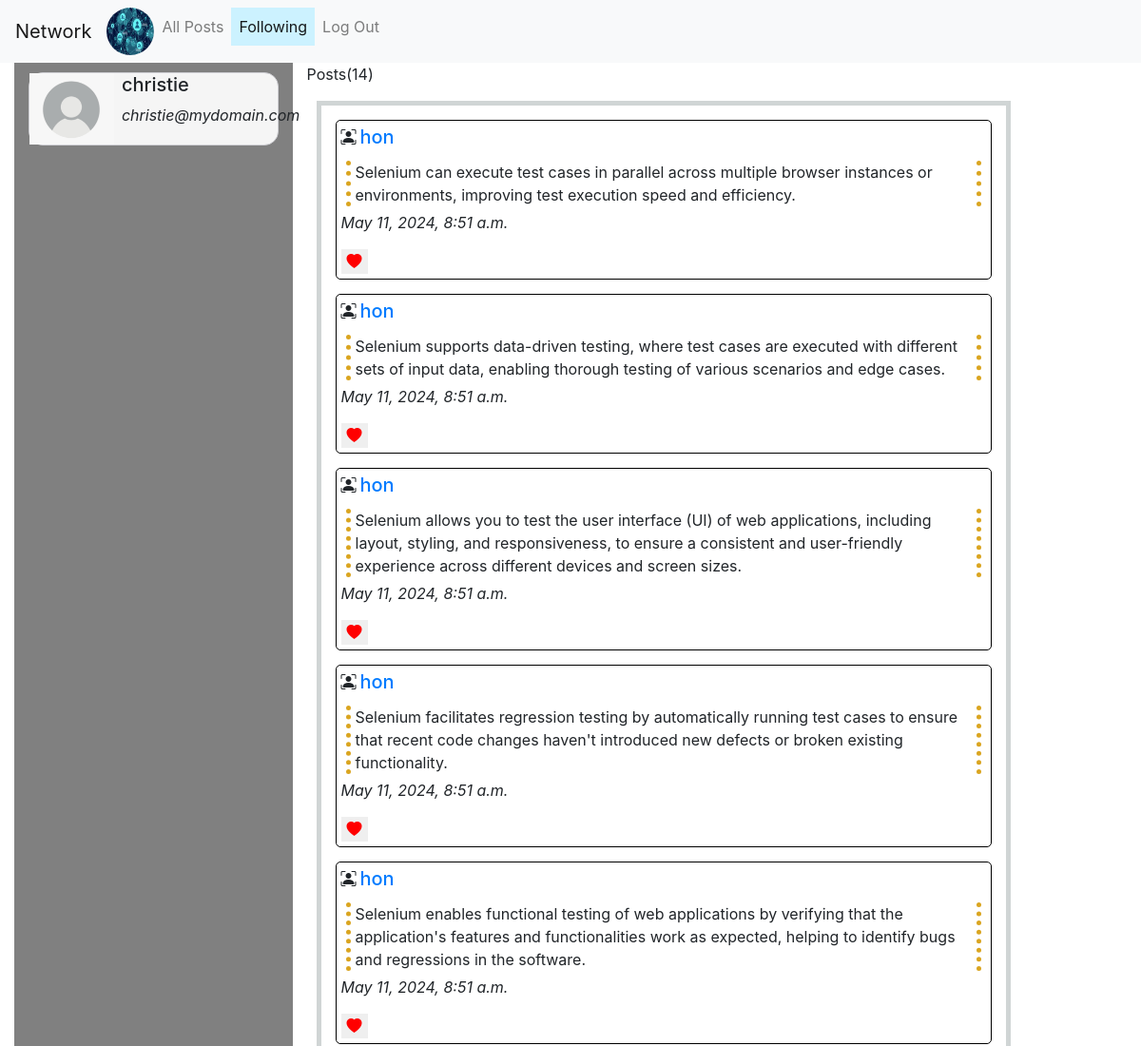
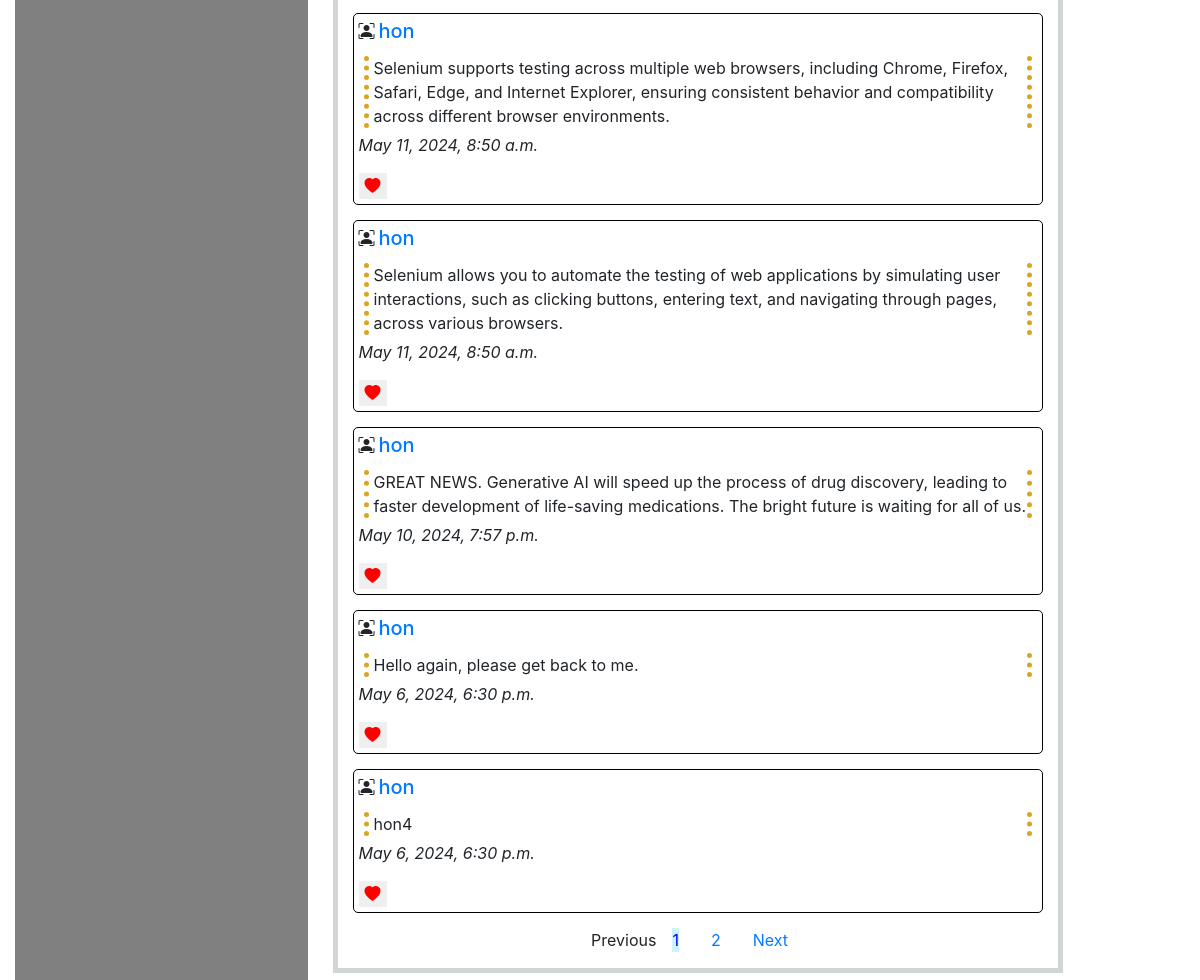
The app's page /following (signed in) with its own data (2 pictures, top to bottom).
### network/models.py (models this page shows)
class User(AbstractUser):
    pass

class Post(models.Model):
    poster=models.ForeignKey(User,on_delete=models.CASCADE,related_name="posts")
    content=models.TextField()
    timestamp=models.DateTimeField(auto_now_add=True)

### network/views.py (the view)
# urls.py: path('following',views.following,name="following"),
def following(request):
    if request.user.is_authenticated:
        all_users_i_follow = User.objects.filter(followers__follower=request.user)
        all_users_posts=[]
        all_users_posts=Post.objects.filter(poster__in=all_users_i_follow)
        post_counts=len(all_users_posts)
        all_users_posts=all_users_posts.order_by('-timestamp')
        logging.debug(f'all_users_posts::{all_users_posts}')
        paginator = Paginator(all_users_posts, 10)
        page = request.GET.get('page', 1)
        try:
            all_users_posts = paginator.page(page)
        except PageNotAnInteger:
            all_users_posts = paginator.page(1)
        except EmptyPage:
            all_users_posts = paginator.page(paginator.num_pages)
    return render(request,'network/following.html',{'posts':all_users_posts,'post_counts':post_counts})

### network/templates/network/following.html (shortened to what this page needs)
{% extends "network/layout.html" %} {%block title%}
{% load static %}Following Page{%endblock%}
{%block body %}
<div class="following-container row">
<div class="col-3 left">
   {%if request.user.is_authenticated %}
      <div class="d-flex person">
         <img src="{% static 'network/images/person.png' %}" alt='person' width="90" height="75" />
         <div class="sub-person ml-2">
            <h5>{{request.user.username}}</h5>
            <p><i>{{request.user.email}}</i></p>
         </div>
      </div>
      {%else%}
      <p>You're not logged in.</p>
   {% endif %}
</div>
<div class="col-8">
   {%if post_counts%}
   <p>Posts({{ post_counts}})</p>
   {%else%}
   <h5 class="mt-4 justify-content-center">You are currently not following any posters.</h5>
   {%endif%}
{%if posts%}
<div class="new-post">
   {%for post in posts%}
   <div class="sub-new-post">
      <div class="d-flex">
         <i class="bi bi-person-bounding-box"></i><h5 class="mx-1"><a href="{% url 'profile' post.poster.id %}">{{post.poster.username}}</a></h5>
      </div>
      <p class="original">{{post.content}}</p>
      <p><i>{{post.timestamp}}</i></p>
      <div class="like">
         <button type="button" data-post-id="{{ post.id }}" class="like-btn liked" id="btnLike">
         <i class="bi bi-heart-fill heart" id="heart-icon-{{ post.id }}"></i>
       </button>
     </div>
   </div>
   {%endfor%}
   <div class="pagination-container">
      {% if posts.has_other_pages %}
        <ul class="pagination justify-content-center">
        {% if posts.has_previous %}
          <li class="mx-3"><a href="?page={{ posts.previous_page_number }}">Previous</a></li>
        {% else %}
          <li class="disabled class="mx-3""><span>Previous</span></li>
        {% endif %}
        {% for i in posts.paginator.page_range %}
          {% if posts.number == i %}
            <li class="active mx-3"><span>{{ i }} <span class="sr-only">(current)</span></span></li>
          {% else %}
            <li class="mx-3"><a href="?page={{ i }}">{{ i }}</a></li>
          {% endif %}
        {% endfor %}
        {% if posts.has_next %}
          <li class="mx-3"><a href="?page={{ posts.next_page_number }}">Next</a></li>
        {% else %}
          <li class="disabled mx-3"><span>Next</span></li>
        {% endif %}
        </ul>
     {% endif %}
        </div>
  </div>
{%endif%}
</div>
</div>
{%endblock%}

### network/static/network/styles.css (style rules this page uses)
body { width: 100%; padding:0; margin: auto; box-sizing: border-box; max-width: 1300px; }

### network/static/network/index-style.css (style rules this page uses)
.new-post { border:5px solid #d0d5d5; margin:10px; }
.sub-new-post { margin:15px; border:1px solid black; padding:5px; border-radius: 5px; }
.left { background-color: grey; }
.person { border-radius:15px; border:1px solid #d0d0d5; margin-top:10px; background-color: whitesmoke; }
.sub-person { align-items: center; }
.heart { color: red; border:none; }
#btnLike { border:none; }
.original { border-left: 5px dotted goldenrod; border-right:5px dotted goldenrod; padding-left: 5px; margin: 5px; }

### network/static/network/following-style.css (style rules this page uses)
.following-container { box-sizing: border-box; margin:0 15px; }

### network/static/network/layout-style.css (style rules this page uses)
.active { color: blue; background-color: #ccf2ff; }

### records on screen
User: user.username "christie", user.email "christie@mydomain.com"
Post: poster.username "hon", content "Selenium can execute test cases in parallel across multiple browser instances or environments, improving test execution speed and efficiency.", timestamp "May 11, 2024, 8:51 a.m."
Post: poster.username "hon", content "Selenium supports data-driven testing, where test cases are executed with different sets of input data, enabling thorough testing of various scenarios and edge cases.", timestamp "May 11, 2024, 8:51 a.m."
Post: poster.username "hon", content "Selenium allows you to test the user interface (UI) of web applications, including layout, styling, and responsiveness, to ensure a consistent and user-friendly experience across different devices and screen sizes.", timestamp "May 11, 2024, 8:51 a.m."
Post: poster.username "hon", content "Selenium facilitates regression testing by automatically running test cases to ensure that recent code changes haven't introduced new defects or broken existing functionality.", timestamp "May 11, 2024, 8:51 a.m."
Post: poster.username "hon", content "Selenium enables functional testing of web applications by verifying that the application's features and functionalities work as expected, helping to identify bugs and regressions in the software.", timestamp "May 11, 2024, 8:51 a.m."
Post: poster.username "hon", content "Selenium supports testing across multiple web browsers, including Chrome, Firefox, Safari, Edge, and Internet Explorer, ensuring consistent behavior and compatibility across different browser environments.", timestamp "May 11, 2024, 8:50 a.m."
Post: poster.username "hon", content "Selenium allows you to automate the testing of web applications by simulating user interactions, such as clicking buttons, entering text, and navigating through pages, across various browsers.", timestamp "May 11, 2024, 8:50 a.m."
Post: poster.username "hon", content "GREAT NEWS. Generative AI will speed up the process of drug discovery, leading to faster development of life-saving medications. The bright future is waiting for all of us.", timestamp "May 10, 2024, 7:57 p.m."
Post: poster.username "hon", content "Hello again, please get back to me.", timestamp "May 6, 2024, 6:30 p.m."
Post: poster.username "hon", content "hon4", timestamp "May 6, 2024, 6:30 p.m."

### other values on screen
{{ post_counts }} "14"
{{ i }} "1"
{{ i }} "2"
